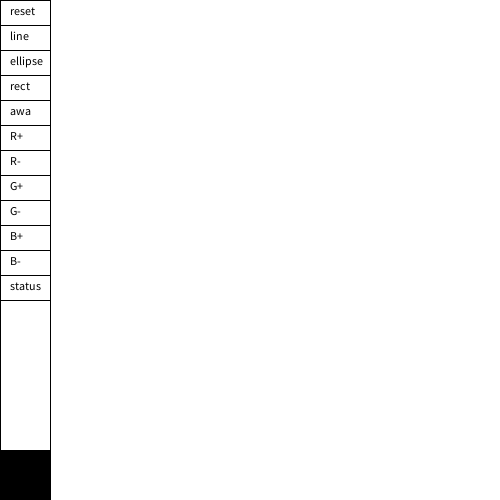
Frame 1 (no input)
Frame 60 (the mouse pressed at the canvas centre just before this capture): identical to frame 1, image omitted
Frame 120 (the mouse held since frame 60 and released just before this capture): identical to frame 1, image omitted

The Processing sketch that drew this single still picture (run headless with seeded random() and noise(); from frame 60 on, the mouse is pressed at the canvas centre):

// Processing sketch: processing_174596
// ── processing_174596.pde

int pen;
int pentype;
int penR;
int penG;
int penB;


void setup(){
    size(500,500);
    background(255,255,255);
    frameRate(600);
    pen = 5;
    pentype =1;
    penR = penG = penB = 0;
    makeTools();
}

void mouseDragged(){  
//    fill(0,0,0);
//    noStroke();
//    smooth();
    if(mouseX > 50){
      pen(); 
    }
}
void mousePressed(){
  if(mouseX <= 50 && mouseY <= 25){
      fill(255,255,255); 
      rect(50,0,500,500);
    }
  if(mouseX <= 50 && mouseY <= 50 && mouseY >= 25 ){
      pentype =1;
    }
  if(mouseX <= 50 && mouseY <= 75 && mouseY >= 50 ){
      pentype =2;
    }
  if(mouseX <= 50 && mouseY <= 100 && mouseY >= 75 ){
      pentype =3;
    }  
  if(mouseX <= 50 && mouseY <= 125 && mouseY >= 100 ){
      pentype =4;
    } 
  if(mouseX <= 50 && mouseY <= 150 && mouseY >= 125 ){
     penR +=1;
     println( "penR"+penR );
     if(penR >= 255){penR = 255;}
    } 
  if(mouseX <= 50 && mouseY <= 175 && mouseY >= 150 ){
     penR -=1;
     println( "penR"+penR );
     if(penR <= 0){penR = 0;}
    }
  if(mouseX <= 50 && mouseY <= 200 && mouseY >= 175 ){
     penG +=1;
     println( "penG"+penG );  
     if(penG >= 255){pen = 255;}
    }
  if(mouseX <= 50 && mouseY <= 225 && mouseY >= 200 ){
     penG -=1;
     println( "penG"+penG );  
     if(penG <= 0){penG = 0;}
    }
  if(mouseX <= 50 && mouseY <= 250 && mouseY >= 225 ){
     penB +=1;
     println( "penB"+penB );
     if(penB >= 255){pen = 255;}   
    }
  if(mouseX <= 50 && mouseY <= 275 && mouseY >= 250 ){
     penB -=1;
     println( "penB"+penB ); 
     if(penB <= 0){penB = 0;}
    }
  if(mouseX <= 50 && mouseY <= 300 && mouseY >= 275 ){
     println( "penR"+penR );
     println( "penG"+penG );
     println( "penB"+penB );
     println( "pen"+pen );
     println( "pentype"+pentype );
    }
  
}


void draw() {
 strokeWeight(1);
 fill(penR,penG,penB);
 rect(0,450,50,50);
 

}


void keyPressed(){ //debug & hotkey
     switch(key) {
     case '1':
     fill(255,255,255); 
     rect(50,0,500,500);   
     break;
     case '2':
     pen +=1;
     println( "pen"+pen );
     break;
     case '3':
     pen -=1; 
     println( "pen"+pen );  
     if(pen <= 1){pen = 1;}  
     break;
     case '4':
     pentype =1;   
     break;
     case '5':
     pentype =2;  
     break;
     case '6':
     pentype =3;   
     break;
     case '7':
     pentype =4; 
     break;
     case '8':
     pentype =5; 
     break;
     case '9':
     pentype =6; 
     break;
     case '0':
     pentype =7; 
     break;
     case 'a':
     penR +=1;
     println( "penR"+penR );
     if(penR >= 255){penR = 255;} 
     break;
     case 's':
     penR -=1;
     println( "penR"+penR );
     if(penR <= 0){penR = 0;}  
     break;
     case 'd':
     penG +=1;
     println( "penG"+penG );  
     if(penG >= 255){pen = 255;}
     break;
     case 'f':
     penG -=1;
     println( "penG"+penG );  
     if(penG <= 0){penG = 0;}
     break;
     case 'g':
     penB +=1;
     println( "penB"+penB );
     if(penB >= 255){pen = 255;}  
     break;
     case 'h':
     penB -=1;
     println( "penB"+penB ); 
     if(penB <= 0){penB = 0;} 
     break;
     case 'j':
     println( "penR"+penR );
     println( "penG"+penG );
     println( "penB"+penB );
     println( "pen"+pen );
     println( "pentype"+pentype );
     break;
     case 'q': 
     penR =255;
     penG =0;
     penB =0;
     break;
     case 'w': 
     penR =255;
     penG =128;
     penB =0;
     break;
     case 'e':
     penR =255;
     penG =255;
     penB =0; 
     break;
     case 'r':
     penR =0;
     penG =255;
     penB =0; 
     break;
     case 't': 
     penR =0;
     penG =0;
     penB =255;
     break;
     case 'y': 
     penR =0;
     penG =0;
     penB =204;
     break;
     case 'u': 
     penR =102;
     penG =0;
     penB =204;
     break;
     }
}
void mouseReleased(){
  makeTools();
}


void makeTools(){
    fill(255);
    strokeWeight(1);
    stroke(0);
    
    

    rect(0,0,50,25);
    rect(0,25,50,25);
    rect(0,50,50,25);
    rect(0,75,50,25);
    rect(0,100,50,25);
    rect(0,125,50,25);
    rect(0,150,50,25);
    rect(0,175,50,25);
    rect(0,200,50,25);
    rect(0,225,50,25);
    rect(0,250,50,25);
    rect(0,275,50,25);
    rect(0,300,50,150);
    
    fill(0,0,0);
    text("reset",10,15);
    text("line",10,40);
    text("ellipse",10,65);
    text("rect",10,90);
    text("awa",10,115);
    text("R+",10,140);
    text("R-",10,165);
    text("G+",10,190);
    text("G-",10,215);
    text("B+",10,240);
    text("B-",10,265);
    text("status",10,290);
}
void pen(){
  
  if( pentype == 1 ){
    
    stroke(penR,penG,penB);
    strokeWeight(pen);
    line(pmouseX, pmouseY, mouseX, mouseY);
  }
  if( pentype == 2 ){
    fill(penR,penG,penB);
    noStroke();
    ellipse(mouseX, mouseY,pen,pen);
  }
  if( pentype == 3 ){
  noFill();
  smooth();
  stroke(penR,penG,penB);
  rectMode(CENTER);
  rect(mouseX, mouseY, random(5,30), random(5,30));
  rectMode(CORNER);
  }
  if( pentype == 4 ){
  noFill();
  smooth();
  stroke(penR,penG,penB);
  ellipse(mouseX+random(-20,20),mouseY+random(-20,20),20,20);
  }
  if( pentype == 5 ){
    
    stroke(random(128)+random(128),0,0);
    strokeWeight(pen);
    line(pmouseX, pmouseY, mouseX, mouseY);
  }
  if( pentype == 6 ){
    
    stroke(0,random(128)+random(128),0);
    strokeWeight(pen);
    line(pmouseX, pmouseY, mouseX, mouseY);
  }
  if( pentype == 7 ){
    
    stroke(0,0,random(128)+random(128));
    strokeWeight(pen);
    line(pmouseX, pmouseY, mouseX, mouseY);
  }
}
